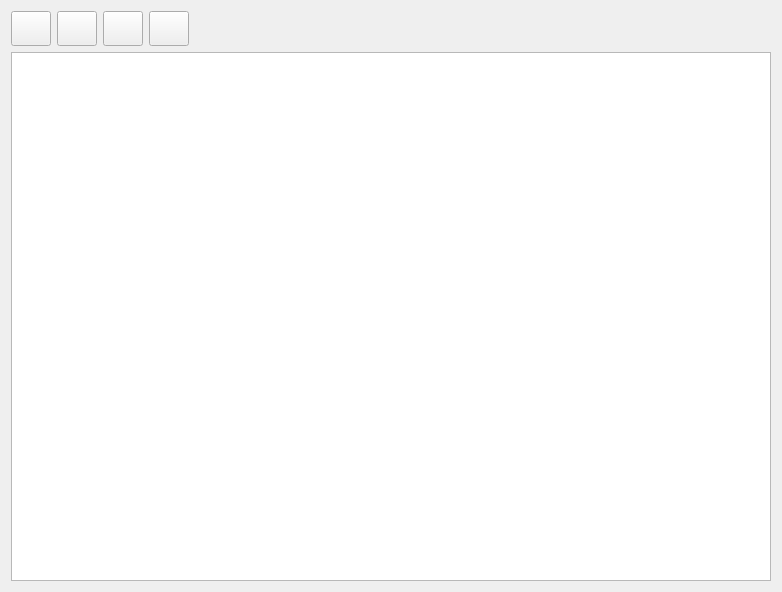
<?xml version="1.0" encoding="UTF-8"?>
<ui version="4.0">
 <class>Customers</class>
 <widget class="QWidget" name="Customers">
  <property name="geometry">
   <rect>
    <x>0</x>
    <y>0</y>
    <width>782</width>
    <height>592</height>
   </rect>
  </property>
  <property name="windowTitle">
   <string>Form</string>
  </property>
  <layout class="QVBoxLayout" name="verticalLayout">
   <item>
    <layout class="QHBoxLayout" name="horizontalLayout">
     <item>
      <widget class="QPushButton" name="btn_add">
       <property name="sizePolicy">
        <sizepolicy hsizetype="Fixed" vsizetype="Fixed">
         <horstretch>0</horstretch>
         <verstretch>0</verstretch>
        </sizepolicy>
       </property>
       <property name="minimumSize">
        <size>
         <width>40</width>
         <height>35</height>
        </size>
       </property>
       <property name="text">
        <string/>
       </property>
       <property name="icon">
        <iconset resource="../recources/recources.qrc">
         <normaloff>:/icons/add.png</normaloff>:/icons/add.png</iconset>
       </property>
       <property name="shortcut">
        <string>Ctrl+A</string>
       </property>
      </widget>
     </item>
     <item>
      <widget class="QPushButton" name="btn_del">
       <property name="enabled">
        <bool>true</bool>
       </property>
       <property name="sizePolicy">
        <sizepolicy hsizetype="Fixed" vsizetype="Fixed">
         <horstretch>0</horstretch>
         <verstretch>0</verstretch>
        </sizepolicy>
       </property>
       <property name="minimumSize">
        <size>
         <width>40</width>
         <height>35</height>
        </size>
       </property>
       <property name="text">
        <string/>
       </property>
       <property name="icon">
        <iconset resource="../recources/recources.qrc">
         <normaloff>:/icons/delete.png</normaloff>:/icons/delete.png</iconset>
       </property>
       <property name="shortcut">
        <string>Del</string>
       </property>
      </widget>
     </item>
     <item>
      <widget class="QPushButton" name="btn_refresh">
       <property name="enabled">
        <bool>true</bool>
       </property>
       <property name="sizePolicy">
        <sizepolicy hsizetype="Fixed" vsizetype="Fixed">
         <horstretch>0</horstretch>
         <verstretch>0</verstretch>
        </sizepolicy>
       </property>
       <property name="minimumSize">
        <size>
         <width>40</width>
         <height>35</height>
        </size>
       </property>
       <property name="text">
        <string/>
       </property>
       <property name="icon">
        <iconset resource="../recources/recources.qrc">
         <normaloff>:/icons/refresh.png</normaloff>:/icons/refresh.png</iconset>
       </property>
       <property name="shortcut">
        <string>Del</string>
       </property>
      </widget>
     </item>
     <item>
      <widget class="QPushButton" name="btn_info">
       <property name="enabled">
        <bool>true</bool>
       </property>
       <property name="sizePolicy">
        <sizepolicy hsizetype="Fixed" vsizetype="Fixed">
         <horstretch>0</horstretch>
         <verstretch>0</verstretch>
        </sizepolicy>
       </property>
       <property name="minimumSize">
        <size>
         <width>40</width>
         <height>35</height>
        </size>
       </property>
       <property name="text">
        <string/>
       </property>
       <property name="icon">
        <iconset resource="../recources/recources.qrc">
         <normaloff>:/icons/info.png</normaloff>:/icons/info.png</iconset>
       </property>
       <property name="shortcut">
        <string>Del</string>
       </property>
      </widget>
     </item>
     <item>
      <spacer name="horizontalSpacer">
       <property name="orientation">
        <enum>Qt::Horizontal</enum>
       </property>
       <property name="sizeType">
        <enum>QSizePolicy::Expanding</enum>
       </property>
       <property name="sizeHint" stdset="0">
        <size>
         <width>40</width>
         <height>20</height>
        </size>
       </property>
      </spacer>
     </item>
    </layout>
   </item>
   <item>
    <layout class="QHBoxLayout" name="horizontalLayout_2">
     <item>
      <widget class="QTableWidget" name="tableWidget">
       <property name="sizeAdjustPolicy">
        <enum>QAbstractScrollArea::AdjustToContentsOnFirstShow</enum>
       </property>
       <attribute name="horizontalHeaderCascadingSectionResizes">
        <bool>false</bool>
       </attribute>
       <attribute name="horizontalHeaderStretchLastSection">
        <bool>true</bool>
       </attribute>
      </widget>
     </item>
    </layout>
   </item>
  </layout>
 </widget>
 <resources>
  <include location="../recources/recources.qrc"/>
 </resources>
 <connections/>
</ui>
